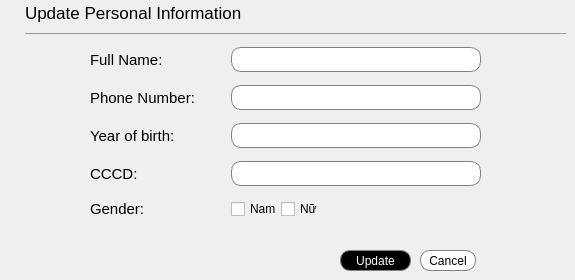
                     <widget class="QWidget" name="page_3">
                      <widget class="QLabel" name="label_21">
                       <property name="geometry">
                        <rect>
                         <x>25</x>
                         <y>2</y>
                         <width>341</width>
                         <height>21</height>
                        </rect>
                       </property>
                       <property name="font">
                        <font>
                         <pointsize>13</pointsize>
                        </font>
                       </property>
                       <property name="text">
                        <string>Update Personal Information</string>
                       </property>
                      </widget>
                      <widget class="Line" name="line_4">
                       <property name="geometry">
                        <rect>
                         <x>25</x>
                         <y>33</y>
                         <width>541</width>
                         <height>1</height>
                        </rect>
                       </property>
                       <property name="maximumSize">
                        <size>
                         <width>16777215</width>
                         <height>1</height>
                        </size>
                       </property>
                       <property name="styleSheet">
                        <string notr="true">background-color: rgb(133, 133, 133);</string>
                       </property>
                       <property name="orientation">
                        <enum>Qt::Orientation::Horizontal</enum>
                       </property>
                      </widget>
                      <widget class="QPushButton" name="updateprofile">
                       <property name="geometry">
                        <rect>
                         <x>340</x>
                         <y>250</y>
                         <width>71</width>
                         <height>21</height>
                        </rect>
                       </property>
                       <property name="styleSheet">
                        <string notr="true">QPushButton{
border: 1px solid gray;
border-radius: 10px;
background-color: rgb(0, 0, 0);
color:white;
}</string>
                       </property>
                       <property name="text">
                        <string>Update</string>
                       </property>
                      </widget>
                      <widget class="QPushButton" name="pushButton_2">
                       <property name="geometry">
                        <rect>
                         <x>420</x>
                         <y>250</y>
                         <width>56</width>
                         <height>21</height>
                        </rect>
                       </property>
                       <property name="styleSheet">
                        <string notr="true">QPushButton{
border: 1px solid gray;
border-radius: 10px;
background-color: white;
color:black;
}</string>
                       </property>
                       <property name="text">
                        <string>Cancel</string>
                       </property>
                      </widget>
                      <widget class="QWidget" name="layoutWidget6">
                       <property name="geometry">
                        <rect>
                         <x>90</x>
                         <y>40</y>
                         <width>391</width>
                         <height>191</height>
                        </rect>
                       </property>
                       <layout class="QVBoxLayout" name="verticalLayout_10">
                        <item>
                         <layout class="QHBoxLayout" name="horizontalLayout_13">
                          <item>
                           <widget class="QLabel" name="label_22">
                            <property name="font">
                             <font>
                              <pointsize>11</pointsize>
                             </font>
                            </property>
                            <property name="text">
                             <string>Full Name:</string>
                            </property>
                           </widget>
                          </item>
                          <item>
                           <widget class="QLineEdit" name="upname">
                            <property name="minimumSize">
                             <size>
                              <width>0</width>
                              <height>25</height>
                             </size>
                            </property>
                            <property name="maximumSize">
                             <size>
                              <width>250</width>
                              <height>16777215</height>
                             </size>
                            </property>
                            <property name="styleSheet">
                             <string notr="true">QLineEdit{
padding-left:20px;
border: 1px solid gray;
border-radius: 10px;
background-color: rgb(255, 255, 255);
}</string>
                            </property>
                           </widget>
                          </item>
                         </layout>
                        </item>
                        <item>
                         <layout class="QHBoxLayout" name="horizontalLayout_14">
                          <item>
                           <widget class="QLabel" name="label_23">
                            <property name="font">
                             <font>
                              <pointsize>11</pointsize>
                             </font>
                            </property>
                            <property name="text">
                             <string>Phone Number:</string>
                            </property>
                           </widget>
                          </item>
                          <item>
                           <widget class="QLineEdit" name="upsdt">
                            <property name="minimumSize">
                             <size>
                              <width>0</width>
                              <height>25</height>
                             </size>
                            </property>
                            <property name="maximumSize">
                             <size>
                              <width>250</width>
                              <height>16777215</height>
                             </size>
                            </property>
                            <property name="styleSheet">
                             <string notr="true">QLineEdit{
padding-left:20px;
border: 1px solid gray;
border-radius: 10px;
background-color: rgb(255, 255, 255);
}</string>
                            </property>
                           </widget>
                          </item>
                         </layout>
                        </item>
                        <item>
                         <layout class="QHBoxLayout" name="horizontalLayout_15">
                          <item>
                           <widget class="QLabel" name="label_24">
                            <property name="font">
                             <font>
                              <pointsize>11</pointsize>
                             </font>
                            </property>
                            <property name="text">
                             <string>Year of birth:</string>
                            </property>
                           </widget>
                          </item>
                          <item>
                           <widget class="QLineEdit" name="upage">
                            <property name="minimumSize">
                             <size>
                              <width>0</width>
                              <height>25</height>
                             </size>
                            </property>
                            <property name="maximumSize">
                             <size>
                              <width>250</width>
                              <height>16777215</height>
                             </size>
                            </property>
                            <property name="styleSheet">
                             <string notr="true">QLineEdit{
padding-left:20px;
border: 1px solid gray;
border-radius: 10px;
background-color: rgb(255, 255, 255);
}</string>
                            </property>
                           </widget>
                          </item>
                         </layout>
                        </item>
                        <item>
                         <layout class="QHBoxLayout" name="horizontalLayout_16">
                          <item>
                           <widget class="QLabel" name="label_25">
                            <property name="font">
                             <font>
                              <pointsize>11</pointsize>
                             </font>
                            </property>
                            <property name="text">
                             <string>CCCD:</string>
                            </property>
                           </widget>
                          </item>
                          <item>
                           <widget class="QLineEdit" name="upcccd">
                            <property name="minimumSize">
                             <size>
                              <width>0</width>
                              <height>25</height>
                             </size>
                            </property>
                            <property name="maximumSize">
                             <size>
                              <width>250</width>
                              <height>16777215</height>
                             </size>
                            </property>
                            <property name="styleSheet">
                             <string notr="true">QLineEdit{
padding-left:20px;
border: 1px solid gray;
border-radius: 10px;
background-color: rgb(255, 255, 255);
}</string>
                            </property>
                           </widget>
                          </item>
                         </layout>
                        </item>
                        <item>
                         <layout class="QHBoxLayout" name="horizontalLayout_19">
                          <item>
                           <widget class="QLabel" name="label_27">
                            <property name="font">
                             <font>
                              <pointsize>11</pointsize>
                             </font>
                            </property>
                            <property name="text">
                             <string>Gender:</string>
                            </property>
                           </widget>
                          </item>
                          <item>
                           <layout class="QHBoxLayout" name="horizontalLayout_18">
                            <property name="spacing">
                             <number>0</number>
                            </property>
                            <item>
                             <widget class="QCheckBox" name="checkBox">
                              <property name="minimumSize">
                               <size>
                                <width>50</width>
                                <height>0</height>
                               </size>
                              </property>
                              <property name="maximumSize">
                               <size>
                                <width>50</width>
                                <height>16777215</height>
                               </size>
                              </property>
                              <property name="text">
                               <string>Nam</string>
                              </property>
                              <property name="autoExclusive">
                               <bool>true</bool>
                              </property>
                             </widget>
                            </item>
                            <item>
                             <widget class="QCheckBox" name="checkBox_2">
                              <property name="minimumSize">
                               <size>
                                <width>200</width>
                                <height>0</height>
                               </size>
                              </property>
                              <property name="maximumSize">
                               <size>
                                <width>200</width>
                                <height>16777215</height>
                               </size>
                              </property>
                              <property name="text">
                               <string>Nữ</string>
                              </property>
                              <property name="autoExclusive">
                               <bool>true</bool>
                              </property>
                             </widget>
                            </item>
                           </layout>
                          </item>
                         </layout>
                        </item>
                       </layout>
                      </widget>
                     </widget>
